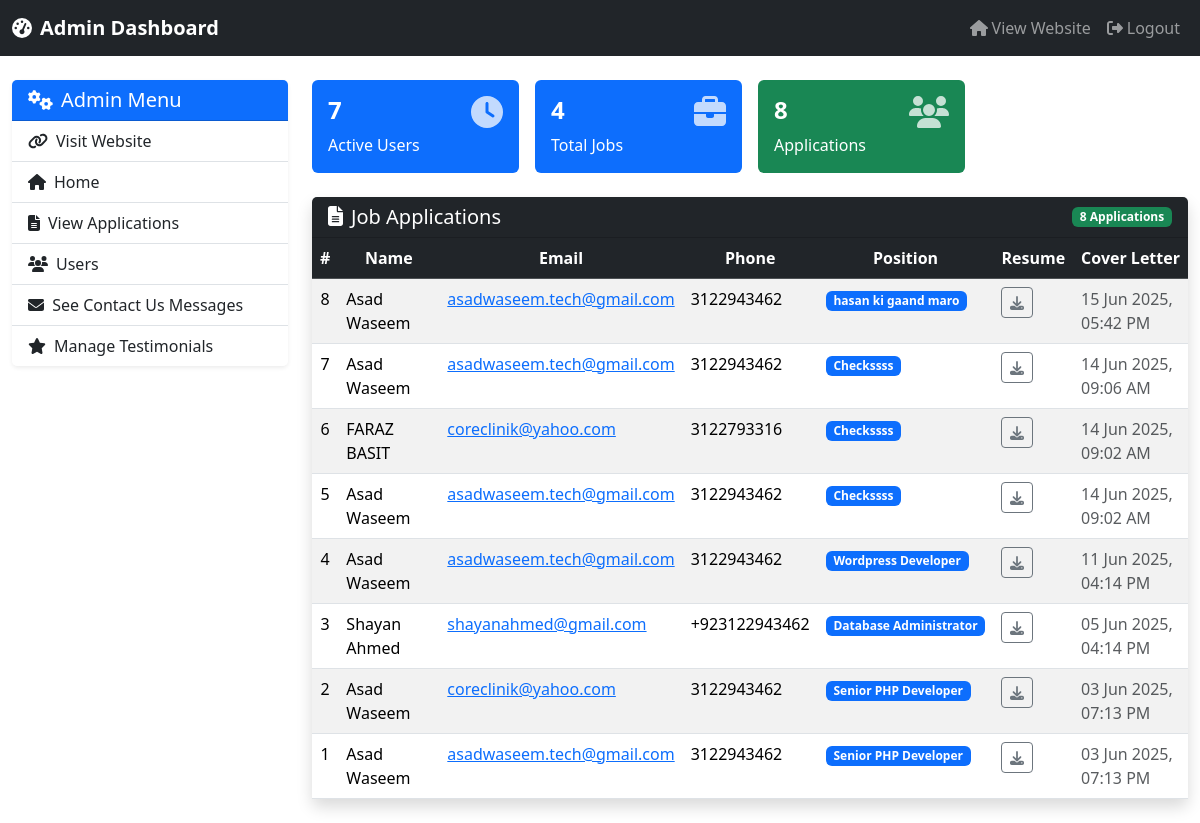
/admin/applications.php, run on the app's committed database.
### tables this page shows
CREATE TABLE `job_applications` (
  `id` int(11) NOT NULL,
  `first_name` varchar(100) NOT NULL,
  `last_name` varchar(100) NOT NULL,
  `email` varchar(150) NOT NULL,
  `phone` varchar(20) DEFAULT NULL,
  `position` varchar(100) NOT NULL,
  `resume_link` text NOT NULL,
  `cover_letter` text DEFAULT NULL,
  `applied_at` timestamp NOT NULL DEFAULT current_timestamp(),
  `created_at` timestamp NOT NULL DEFAULT current_timestamp()
);

### admin/applications.php (the view, shortened to what this page needs)
<?php
include 'adminheader.php';
require_once '../partials/config.php';
$sql = "SELECT * FROM job_applications ORDER BY id DESC";
$result = $conn->query($sql);
?>
<!DOCTYPE html>
<html lang="en">
<head>
    <link href="https://cdn.jsdelivr.net/npm/bootstrap@5.3.3/dist/css/bootstrap.min.css" rel="stylesheet">
</head>
<body>
            <div class="card shadow border-0">
                <div class="card-header bg-dark text-white d-flex justify-content-between align-items-center">
                    <h5 class="mb-0"><i class="fas fa-file-alt me-2"></i>Job Applications</h5>
                    <span class="badge bg-success"><?= $result->num_rows; ?> Applications</span>
                </div>
                <div class="card-body p-0">
                    <div class="table-responsive">
                        <table class="table table-hover table-striped mb-0">
                            <thead class="table-dark text-center">
                                <tr>
                                    <th>#</th>
                                    <th>Name</th>
                                    <th>Email</th>
                                    <th>Phone</th>
                                    <th>Position</th>
                                    <th>Resume</th>
                                    <th>Cover Letter</th>
                                </tr>
                            </thead>
                            <tbody>
                                <?php if ($result && $result->num_rows > 0): ?>
                                    <?php while ($row = $result->fetch_assoc()): ?>
                                        <tr>
                                            <td class="text-center"><?= $row['id']; ?></td>
                                            <td><?= htmlspecialchars($row['first_name'] . ' ' . $row['last_name']); ?></td>
                                            <td><a href="mailto:<?= $row['email']; ?>"><?= $row['email']; ?></a></td>
                                            <td><?= htmlspecialchars($row['phone']); ?></td>
                                            <td><span class="badge bg-primary"><?= htmlspecialchars($row['position']); ?></span></td>
                                            <td>
                                                <a href="<?= htmlspecialchars($row['resume_link']); ?>" target="_blank" class="btn btn-sm btn-outline-secondary">
                                                    <i class="fas fa-download"></i>
                                                </a>
                                           <td class="text-muted">
    <?= isset($row['created_at']) ? date('d M Y, h:i A', strtotime($row['created_at'])) : 'N/A'; ?>
</td>
                                        </tr>
                                    <?php endwhile; ?>
                                <?php else: ?>
                                    <tr>
                                        <td colspan="8" class="text-center text-danger py-4">No applications found.</td>
                                    </tr>
                                <?php endif; ?>
                            </tbody>
                        </table>
                    </div>
                </div>
            </div>
        </div>
    </div>
</div>
</body>
</html>

### admin/adminheader.php (style rules this page uses)
body { background-color: #f8f9fa; }

### data on the page
job_applications: id "8", first_name+last_name "Asad Waseem", email "asadwaseem.tech@gmail.com", phone "3122943462", position "hasan ki gaand maro", created_at "15 Jun 2025, 05:42 PM"
job_applications: id "7", first_name+last_name "Asad Waseem", email "asadwaseem.tech@gmail.com", phone "3122943462", position "Checkssss", created_at "14 Jun 2025, 09:06 AM"
job_applications: id "6", first_name+last_name "FARAZ BASIT", email "coreclinik@yahoo.com", phone "3122793316", position "Checkssss", created_at "14 Jun 2025, 09:02 AM"
job_applications: id "5", first_name+last_name "Asad Waseem", email "asadwaseem.tech@gmail.com", phone "3122943462", position "Checkssss", created_at "14 Jun 2025, 09:02 AM"
job_applications: id "4", first_name+last_name "Asad Waseem", email "asadwaseem.tech@gmail.com", phone "3122943462", position "Wordpress Developer", created_at "11 Jun 2025, 04:14 PM"
job_applications: id "3", first_name+last_name "Shayan Ahmed", email "shayanahmed@gmail.com", phone "+923122943462", position "Database Administrator", created_at "05 Jun 2025, 04:14 PM"
job_applications: id "2", first_name+last_name "Asad Waseem", email "coreclinik@yahoo.com", phone "3122943462", position "Senior PHP Developer", created_at "03 Jun 2025, 07:13 PM"
job_applications: id "1", first_name+last_name "Asad Waseem", email "asadwaseem.tech@gmail.com", phone "3122943462", position "Senior PHP Developer", created_at "03 Jun 2025, 07:13 PM"

### other printed values
$totalUsers "7"
$totalJobs "4"
$applications_count "8"
$result->num_rows "8"
